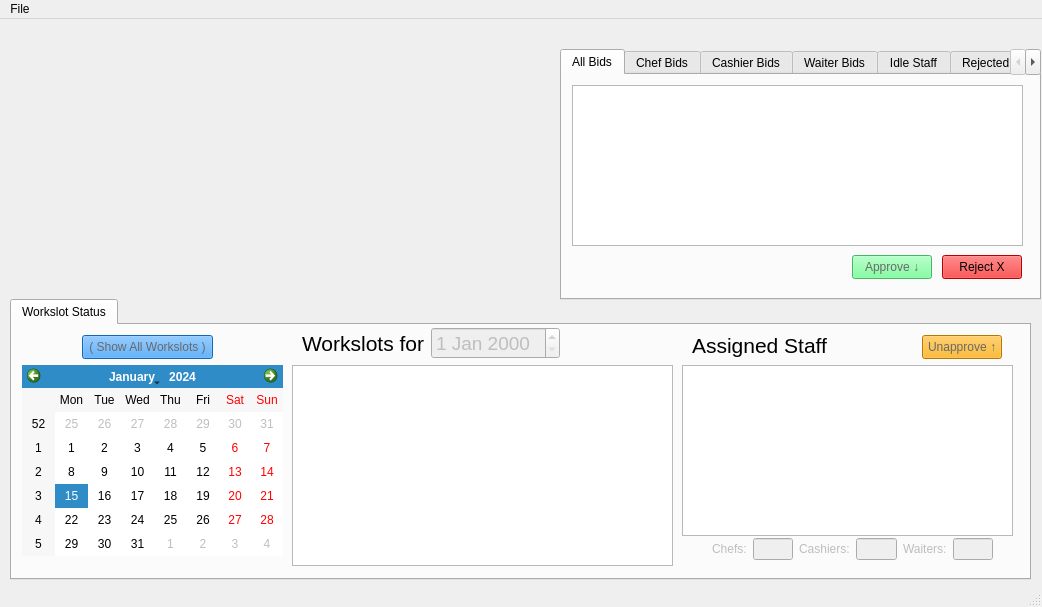
<?xml version="1.0" encoding="UTF-8"?>
<ui version="4.0">
 <class>CafeManagerWindow</class>
 <widget class="QMainWindow" name="CafeManagerWindow">
  <property name="geometry">
   <rect>
    <x>0</x>
    <y>0</y>
    <width>1042</width>
    <height>607</height>
   </rect>
  </property>
  <property name="windowTitle">
   <string>Cafe Manager Portal</string>
  </property>
  <property name="styleSheet">
   <string notr="true">CafeManagerWindow {background-image: url(../QtCafeWorkforceManager/bg.png);}</string>
  </property>
  <widget class="QWidget" name="centralwidget">
   <widget class="QLabel" name="label_10">
    <property name="geometry">
     <rect>
      <x>100</x>
      <y>30</y>
      <width>351</width>
      <height>231</height>
     </rect>
    </property>
    <property name="text">
     <string/>
    </property>
    <property name="pixmap">
     <pixmap resource="CafeResources.qrc">:/content/Copy of Untitled.png</pixmap>
    </property>
    <property name="scaledContents">
     <bool>true</bool>
    </property>
   </widget>
   <widget class="QTabWidget" name="tabWidget">
    <property name="geometry">
     <rect>
      <x>560</x>
      <y>30</y>
      <width>481</width>
      <height>251</height>
     </rect>
    </property>
    <property name="styleSheet">
     <string notr="true"/>
    </property>
    <property name="currentIndex">
     <number>0</number>
    </property>
    <widget class="QWidget" name="tab_4">
     <attribute name="title">
      <string>All Bids</string>
     </attribute>
     <widget class="QPushButton" name="approveButton">
      <property name="geometry">
       <rect>
        <x>290</x>
        <y>180</y>
        <width>80</width>
        <height>24</height>
       </rect>
      </property>
      <property name="styleSheet">
       <string notr="true">background-color: rgb(97, 255, 137);
color:dimgray;</string>
      </property>
      <property name="text">
       <string>Approve ↓</string>
      </property>
     </widget>
     <widget class="QTableWidget" name="bidTable">
      <property name="geometry">
       <rect>
        <x>10</x>
        <y>10</y>
        <width>451</width>
        <height>161</height>
       </rect>
      </property>
     </widget>
     <widget class="QPushButton" name="rejectButton">
      <property name="geometry">
       <rect>
        <x>380</x>
        <y>180</y>
        <width>80</width>
        <height>24</height>
       </rect>
      </property>
      <property name="styleSheet">
       <string notr="true">background-color: red;</string>
      </property>
      <property name="text">
       <string>Reject X</string>
      </property>
     </widget>
    </widget>
    <widget class="QWidget" name="tab">
     <attribute name="title">
      <string>Chef Bids</string>
     </attribute>
     <widget class="QTableWidget" name="chefTable">
      <property name="geometry">
       <rect>
        <x>10</x>
        <y>10</y>
        <width>451</width>
        <height>161</height>
       </rect>
      </property>
     </widget>
     <widget class="QPushButton" name="chefApproveButton">
      <property name="geometry">
       <rect>
        <x>280</x>
        <y>180</y>
        <width>80</width>
        <height>24</height>
       </rect>
      </property>
      <property name="styleSheet">
       <string notr="true">background-color: rgb(97, 255, 137);
color:dimgray;</string>
      </property>
      <property name="text">
       <string>Approve ↓</string>
      </property>
     </widget>
     <widget class="QPushButton" name="chefRejectButton">
      <property name="geometry">
       <rect>
        <x>370</x>
        <y>180</y>
        <width>80</width>
        <height>24</height>
       </rect>
      </property>
      <property name="styleSheet">
       <string notr="true">background-color: red;</string>
      </property>
      <property name="text">
       <string>Reject X</string>
      </property>
     </widget>
    </widget>
    <widget class="QWidget" name="tab_2">
     <attribute name="title">
      <string>Cashier Bids</string>
     </attribute>
     <widget class="QTableWidget" name="cashierTable">
      <property name="geometry">
       <rect>
        <x>10</x>
        <y>11</y>
        <width>461</width>
        <height>161</height>
       </rect>
      </property>
     </widget>
     <widget class="QPushButton" name="cashierApproveButton">
      <property name="geometry">
       <rect>
        <x>290</x>
        <y>180</y>
        <width>80</width>
        <height>24</height>
       </rect>
      </property>
      <property name="styleSheet">
       <string notr="true">background-color: rgb(97, 255, 137);
color:dimgray;</string>
      </property>
      <property name="text">
       <string>Approve ↓</string>
      </property>
     </widget>
     <widget class="QPushButton" name="cashierRejectButton">
      <property name="geometry">
       <rect>
        <x>380</x>
        <y>180</y>
        <width>80</width>
        <height>24</height>
       </rect>
      </property>
      <property name="styleSheet">
       <string notr="true">background-color: red;</string>
      </property>
      <property name="text">
       <string>Reject X</string>
      </property>
     </widget>
    </widget>
    <widget class="QWidget" name="tab_3">
     <attribute name="title">
      <string>Waiter Bids</string>
     </attribute>
     <widget class="QTableWidget" name="waiterTable">
      <property name="geometry">
       <rect>
        <x>10</x>
        <y>10</y>
        <width>461</width>
        <height>171</height>
       </rect>
      </property>
     </widget>
     <widget class="QPushButton" name="waiterApproveButton">
      <property name="geometry">
       <rect>
        <x>280</x>
        <y>190</y>
        <width>80</width>
        <height>24</height>
       </rect>
      </property>
      <property name="styleSheet">
       <string notr="true">background-color: rgb(97, 255, 137);
color:dimgray;</string>
      </property>
      <property name="text">
       <string>Approve ↓</string>
      </property>
     </widget>
     <widget class="QPushButton" name="waiterRejectButton">
      <property name="geometry">
       <rect>
        <x>370</x>
        <y>190</y>
        <width>80</width>
        <height>24</height>
       </rect>
      </property>
      <property name="styleSheet">
       <string notr="true">background-color: red;</string>
      </property>
      <property name="text">
       <string>Reject X</string>
      </property>
     </widget>
    </widget>
    <widget class="QWidget" name="tab_7">
     <attribute name="title">
      <string>Idle Staff</string>
     </attribute>
     <widget class="QTableWidget" name="idleStaffTable">
      <property name="geometry">
       <rect>
        <x>10</x>
        <y>10</y>
        <width>461</width>
        <height>171</height>
       </rect>
      </property>
     </widget>
     <widget class="QPushButton" name="assignButton">
      <property name="geometry">
       <rect>
        <x>380</x>
        <y>190</y>
        <width>80</width>
        <height>24</height>
       </rect>
      </property>
      <property name="styleSheet">
       <string notr="true">background-color: rgb(97, 255, 137);
color:dimgray;</string>
      </property>
      <property name="text">
       <string>Assign ↓</string>
      </property>
     </widget>
    </widget>
    <widget class="QWidget" name="tab_6">
     <attribute name="title">
      <string>Rejected Bids</string>
     </attribute>
     <widget class="QTableWidget" name="rejectedTable">
      <property name="geometry">
       <rect>
        <x>10</x>
        <y>10</y>
        <width>461</width>
        <height>171</height>
       </rect>
      </property>
     </widget>
     <widget class="QPushButton" name="rejectedApprove">
      <property name="geometry">
       <rect>
        <x>290</x>
        <y>190</y>
        <width>80</width>
        <height>24</height>
       </rect>
      </property>
      <property name="styleSheet">
       <string notr="true">background-color: rgb(97, 255, 137);
color:dimgray;</string>
      </property>
      <property name="text">
       <string>Approve ↓</string>
      </property>
     </widget>
     <widget class="QPushButton" name="rejectedUnreject">
      <property name="geometry">
       <rect>
        <x>380</x>
        <y>190</y>
        <width>80</width>
        <height>24</height>
       </rect>
      </property>
      <property name="styleSheet">
       <string notr="true">background-color: rgb(255, 170, 0);
color: dimgray;</string>
      </property>
      <property name="text">
       <string>Unreject</string>
      </property>
     </widget>
    </widget>
   </widget>
   <widget class="QTabWidget" name="tabWidget_2">
    <property name="geometry">
     <rect>
      <x>10</x>
      <y>280</y>
      <width>1021</width>
      <height>281</height>
     </rect>
    </property>
    <property name="currentIndex">
     <number>0</number>
    </property>
    <widget class="QWidget" name="tab_5">
     <attribute name="title">
      <string>Workslot Status</string>
     </attribute>
     <widget class="QTableWidget" name="slotTable">
      <property name="geometry">
       <rect>
        <x>280</x>
        <y>40</y>
        <width>381</width>
        <height>201</height>
       </rect>
      </property>
     </widget>
     <widget class="QPushButton" name="unapproveButton">
      <property name="geometry">
       <rect>
        <x>910</x>
        <y>10</y>
        <width>80</width>
        <height>24</height>
       </rect>
      </property>
      <property name="styleSheet">
       <string notr="true">background-color: rgb(255, 170, 0);
color: dimgray;</string>
      </property>
      <property name="text">
       <string>Unapprove ↑</string>
      </property>
     </widget>
     <widget class="QCalendarWidget" name="calendarWidget">
      <property name="geometry">
       <rect>
        <x>10</x>
        <y>40</y>
        <width>261</width>
        <height>191</height>
       </rect>
      </property>
      <property name="sizePolicy">
       <sizepolicy hsizetype="Minimum" vsizetype="Preferred">
        <horstretch>0</horstretch>
        <verstretch>0</verstretch>
       </sizepolicy>
      </property>
     </widget>
     <widget class="QWidget" name="layoutWidget">
      <property name="geometry">
       <rect>
        <x>700</x>
        <y>210</y>
        <width>281</width>
        <height>28</height>
       </rect>
      </property>
      <layout class="QHBoxLayout" name="horizontalLayout_5">
       <item>
        <layout class="QHBoxLayout" name="horizontalLayout_3">
         <item>
          <widget class="QLabel" name="label_2">
           <property name="enabled">
            <bool>false</bool>
           </property>
           <property name="text">
            <string>Chefs:</string>
           </property>
          </widget>
         </item>
         <item>
          <widget class="QLineEdit" name="chefText">
           <property name="enabled">
            <bool>false</bool>
           </property>
           <property name="alignment">
            <set>Qt::AlignCenter</set>
           </property>
          </widget>
         </item>
        </layout>
       </item>
       <item>
        <layout class="QHBoxLayout" name="horizontalLayout_2">
         <item>
          <widget class="QLabel" name="label">
           <property name="enabled">
            <bool>false</bool>
           </property>
           <property name="text">
            <string>Cashiers:</string>
           </property>
          </widget>
         </item>
         <item>
          <widget class="QLineEdit" name="cashierText">
           <property name="enabled">
            <bool>false</bool>
           </property>
           <property name="alignment">
            <set>Qt::AlignCenter</set>
           </property>
          </widget>
         </item>
        </layout>
       </item>
       <item>
        <layout class="QHBoxLayout" name="horizontalLayout_4">
         <item>
          <widget class="QLabel" name="label_3">
           <property name="enabled">
            <bool>false</bool>
           </property>
           <property name="text">
            <string>Waiters:</string>
           </property>
          </widget>
         </item>
         <item>
          <widget class="QLineEdit" name="waiterText">
           <property name="enabled">
            <bool>false</bool>
           </property>
           <property name="alignment">
            <set>Qt::AlignCenter</set>
           </property>
          </widget>
         </item>
        </layout>
       </item>
      </layout>
     </widget>
     <widget class="QTableWidget" name="staffTable">
      <property name="geometry">
       <rect>
        <x>670</x>
        <y>40</y>
        <width>331</width>
        <height>171</height>
       </rect>
      </property>
     </widget>
     <widget class="QLabel" name="label_4">
      <property name="geometry">
       <rect>
        <x>680</x>
        <y>0</y>
        <width>141</width>
        <height>41</height>
       </rect>
      </property>
      <property name="font">
       <font>
        <pointsize>16</pointsize>
       </font>
      </property>
      <property name="text">
       <string>Assigned Staff</string>
      </property>
     </widget>
     <widget class="QWidget" name="layoutWidget">
      <property name="geometry">
       <rect>
        <x>290</x>
        <y>0</y>
        <width>258</width>
        <height>37</height>
       </rect>
      </property>
      <layout class="QHBoxLayout" name="horizontalLayout">
       <item>
        <widget class="QLabel" name="label_5">
         <property name="font">
          <font>
           <pointsize>16</pointsize>
          </font>
         </property>
         <property name="text">
          <string>Workslots for</string>
         </property>
        </widget>
       </item>
       <item>
        <widget class="QDateEdit" name="dateEdit">
         <property name="enabled">
          <bool>false</bool>
         </property>
         <property name="font">
          <font>
           <pointsize>14</pointsize>
          </font>
         </property>
        </widget>
       </item>
      </layout>
     </widget>
     <widget class="QPushButton" name="showWorkslotsButton">
      <property name="geometry">
       <rect>
        <x>70</x>
        <y>10</y>
        <width>131</width>
        <height>24</height>
       </rect>
      </property>
      <property name="styleSheet">
       <string notr="true">background-color: dodgerblue;
color: dimgray;</string>
      </property>
      <property name="text">
       <string>( Show All Workslots )</string>
      </property>
     </widget>
    </widget>
   </widget>
  </widget>
  <widget class="QMenuBar" name="menubar">
   <property name="geometry">
    <rect>
     <x>0</x>
     <y>0</y>
     <width>1042</width>
     <height>21</height>
    </rect>
   </property>
   <widget class="QMenu" name="menuFile">
    <property name="title">
     <string>File</string>
    </property>
    <addaction name="actionLogout"/>
   </widget>
   <addaction name="menuFile"/>
  </widget>
  <widget class="QStatusBar" name="statusbar"/>
  <action name="actionLogout">
   <property name="text">
    <string>Logout</string>
   </property>
  </action>
 </widget>
 <resources>
  <include location="CafeResources.qrc"/>
 </resources>
 <connections/>
</ui>
